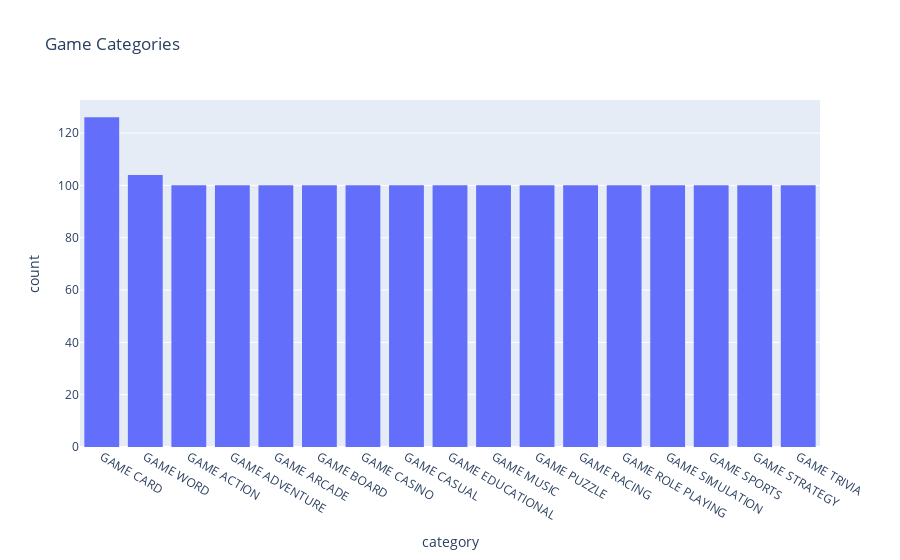

Here is the notebook cell this chart was saved with:
### Markdown cell above
fig = px.histogram(df, x="category", title='Game Categories')
fig.update_layout(xaxis={'categoryorder':'total descending'})
fig.show()

### Code cell
fig = px.histogram(df_1, x="category", title='Game Categories')
fig.update_layout(xaxis={'categoryorder':'total descending'}) 
fig.show()

### Figure 1 — Plotly figure (JSON) as saved in the notebook; plotly's stock layout.template omitted (floating-point values rounded to 4 significant figures; data arrays with more than 128 entries replaced by an {"elided": "..."} marker saying what was removed)
{"data": [{"alignmentgroup": "True", "bingroup": "x", "hovertemplate": "category=%{x}<br>count=%{y}<extra></extra>", "legendgroup": "", "marker": {"color": "#636efa", "pattern": {"shape": ""}}, "name": "", "offsetgroup": "", "orientation": "v", "showlegend": false, "type": "histogram", "x": {"elided": "1730 str values"}, "xaxis": "x", "yaxis": "y"}], "layout": {"barmode": "relative", "legend": {"tracegroupgap": 0}, "title": {"text": "Game Categories"}, "xaxis": {"anchor": "y", "categoryorder": "total descending", "domain": [0, 1], "title": {"text": "category"}}, "yaxis": {"anchor": "x", "domain": [0, 1], "title": {"text": "count"}}}}
